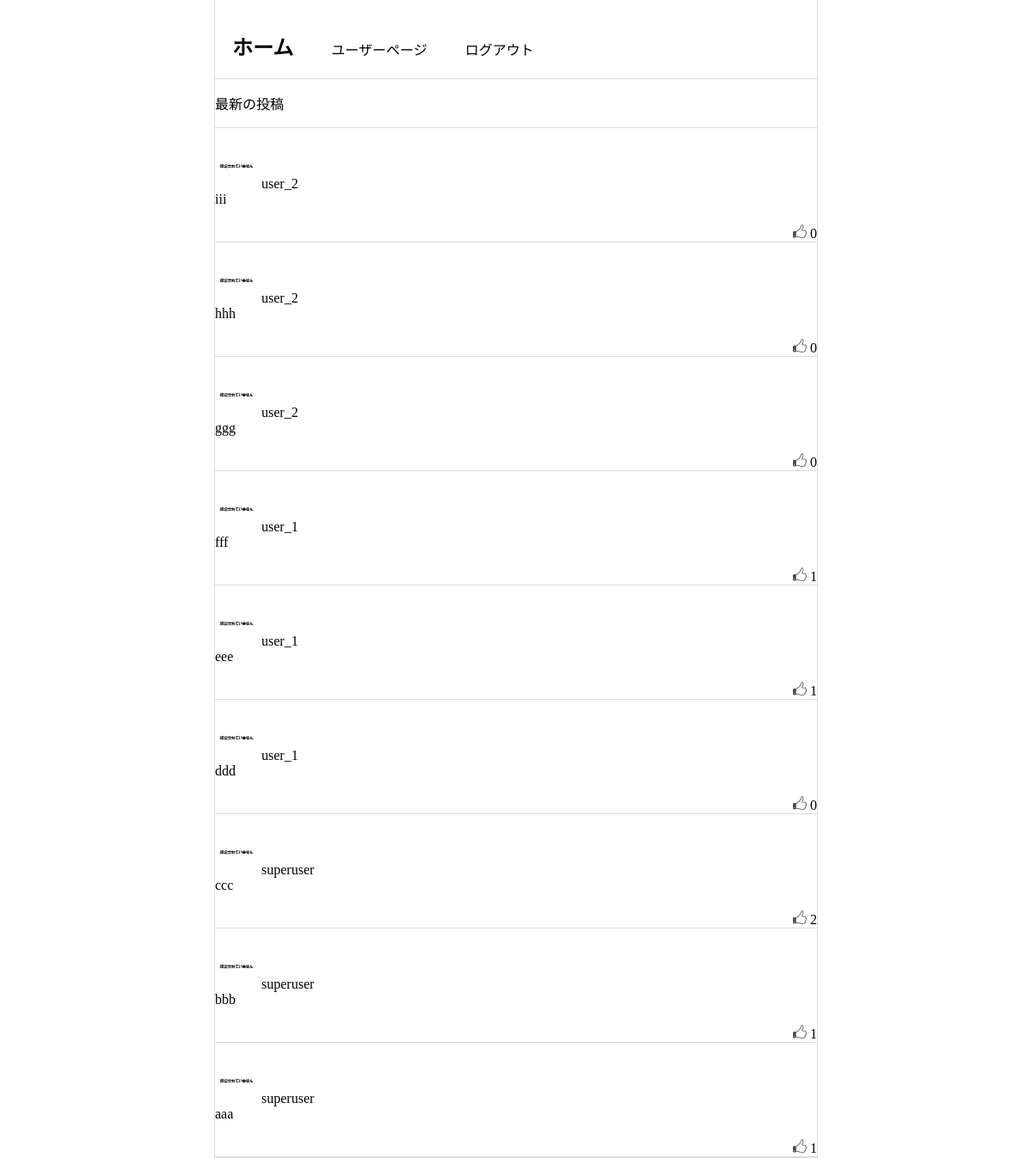
The page /home on the database its author committed.
### sns/models.py (models this page shows)
class Tweet(models.Model):
    user = models.ForeignKey(
        CustomUser,
        on_delete=models.CASCADE,
    )
    tweet = models.CharField(
        max_length=300,
        verbose_name="投稿",
    )

### accounts/models.py (models this page shows)
class CustomUser(AbstractUser):
    class Meta(AbstractUser.Meta):
        db_table = 'custom_user'
    username = models.CharField(
        verbose_name="ユーザー名",
        max_length=150,
        validators=[AbstractUser.username_validator],
        help_text="半角アルファベット、半角数字、@/./+/-/_で150字以下にしてください。",
        unique=True,
    )
    email = models.EmailField(
        "メールアドレス",
        unique=True,
    )
    age = models.CharField(
        "年齢",
        max_length=3,
        blank=True,
        null=True,
    )
    photo = models.ImageField(
        verbose_name="プロフィール写真",
        upload_to="profile/",
        null=True,
        blank=True,
    )
    USERNAME_FIELD = 'email'
    REQUIRED_FIELDS = [
        "username",
    ]
    objects = CustomUserManager()

### sns/views.py (the view)
# urls.py: 2. Add a URL to urlpatterns:  path('', Home.as_view(), name='home')
class Home(View):
    def get(self, request, *args, **kwargs):
        context = {
            "user": request.user.username,
            "tweet_list": [{
                "obj": x,
                "photo": get_image_path(CustomUser.objects.get(email=x.user)),
                "like": int(Tweet_like.objects.filter(tweet_id=x.pk).count()),
                } for x in Tweet.objects.all()][::-1],
        }
        return render(request, "sns/home.html", context)

### sns/views.py (called while the page is built)
def get_image_path(user):
    if user.photo.name == "":
        img = os.path.join(MEDIA_URL, "profile/nonsetting.png")
    else:
        img = os.path.join(MEDIA_URL, user.photo.name)
    return img

### template/sns/home.html (shortened to what this page needs)
{% extends "top_base.html" %}
{% load static %}
{% block import_css %}
<link rel="stylesheet" type="text/css" href="{% static 'css/home.css' %}">
{% endblock %}
{% block content %}
<div class="content-wrapper">
    <nav>
        <ul class="nav-list bottom-border">
            <li class="nav-list-item"><h2>ホーム</h2></li>
            <li class="nav-list-item"><a href="{% url 'user_page' user %}" class="no-decoration">ユーザーページ</a></li>
            <li class="nav-list-item"><a href="{% url 'logout' %}" class="no-decoration">ログアウト</a></li>
        </ul>
    </nav>
    <div class="post-list">
        <div class="post-title bottom-border">
            <p>最新の投稿</p>
        </div>
        <div class="post-item">
            {% for t in tweet_list %}
                <div class="individual-post bottom-border">
                    <div class="post-item-list">
                        <p class="margin-0"><a href="{% url 'user_page' t.obj.user.username %}" class="item-header"><img src="{{ t.photo }}" alt="img" class="post-image"> {{ t.obj.user.username }}</a></p>
                        <a href="{% url 'tweet_detail' t.obj.user.username t.obj.id %}" class="post-detail"><p class="margin-0">{{ t.obj.tweet }}</p></a>
                    </div>
                    <div class="like-button" data-tweet-id="{{ t.obj.id }}" data-comment-id="-1" data-count="{{ t.like }}">
                        <img src="/static/image/like_16.png" alt="like">
                        <span class="like-counter">
                            {% if t.like >= 0 %}{{ t.like }}{% endif %}
                        </span>
                    </div>
                </div>
            {% endfor %}
        </div>
    </div>
</div>
{% endblock %}

### template/top_base.html (shortened to what this page needs)
{% load static %}
<!DOCTYPE html>
<html lang="ja">
  <head>
    {% block import_css %}{% endblock %}
  </head>
  <body>
    <div class="content-container">
      {% block content %}
      {% endblock %}
    </div>
  </body>
</html>

### static/css/common.css (style rules this page uses)
body { margin: 0; }
.content-container { display: flex; justify-content: center; }
.content-wrapper { margin: 0; width: 700px; border-right: 1px solid gainsboro; border-left: 1px solid gainsboro; border-bottom: 1px solid gainsboro; }
.bottom-border { border-bottom: 1px solid gainsboro; }
.margin-0 { margin: 0; }
.no-decoration { text-decoration: none; color: black; }
.nav-list { padding: 0%; }
.nav-list-item { list-style: none; display: inline-block; margin: 0 20px; }
.post-detail { text-decoration: none; color: black; }
.post-item-list { padding: 20px 0; }
.post-image { width: 50px; height: 50px; object-fit: cover; }
.item-header { text-decoration: none; color: black; }
.like-button { text-align: right; }
.like-button img { cursor: pointer; }

### rows shown on the page
Tweet: obj.user.username "user_2", obj.tweet "iii", like "0"
Tweet: obj.user.username "user_2", obj.tweet "hhh", like "0"
Tweet: obj.user.username "user_2", obj.tweet "ggg", like "0"
Tweet: obj.user.username "user_1", obj.tweet "fff", like "1"
Tweet: obj.user.username "user_1", obj.tweet "eee", like "1"
Tweet: obj.user.username "user_1", obj.tweet "ddd", like "0"
Tweet: obj.user.username "superuser", obj.tweet "ccc", like "2"
Tweet: obj.user.username "superuser", obj.tweet "bbb", like "1"
Tweet: obj.user.username "superuser", obj.tweet "aaa", like "1"
